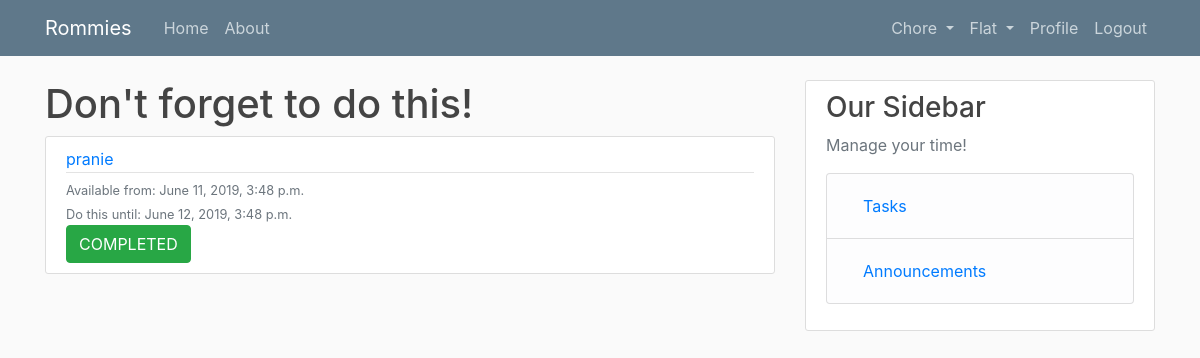
Page /your_chores/ (signed in) on the earlier database version.
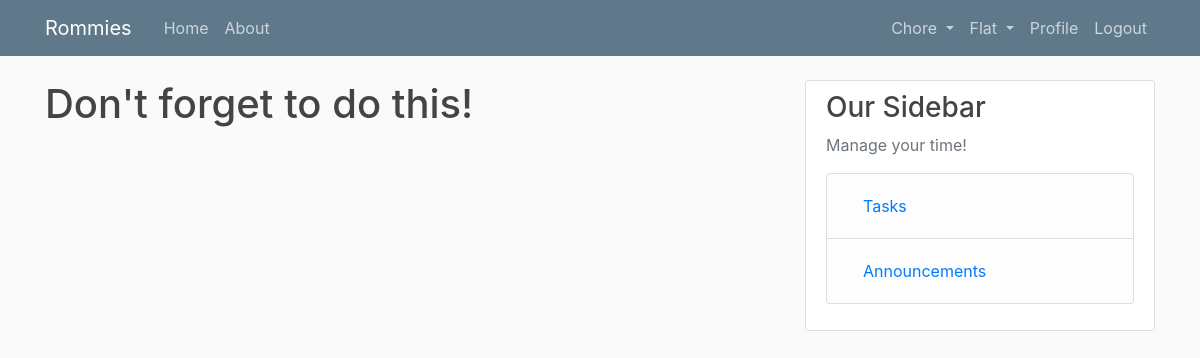
Same page on the later database version.
### flat/models.py (models this page shows, shortened)
class SpecificChore(models.Model):
    user = models.ForeignKey(User, on_delete=models.CASCADE)
    flat = models.ForeignKey(Flat, on_delete=models.CASCADE)
    start = models.DateTimeField()
    end = models.DateTimeField()
    name = models.CharField(max_length=100)
    completed = models.BooleanField(default=False)
    likes = models.ManyToManyField(User, related_name='likes', blank=True)

### flat/views.py (the view)
# urls.py: path('your_chores/', views.your_chores, name='your-chores'),
@login_required
def your_chores(request):
    if request.user.profile.active_flat is None:
        return redirect('new-flat')
    else:
        flat_chores = request.user.profile.active_flat.chore_set.all()
        for chore in flat_chores:
            if timezone.now() - chore.last_made > timedelta(days=chore.period):
                min_number = chore.chorecounter_set.aggregate(Min('number'))['number__min']
                random_chore_counter = chore.chorecounter_set.all().filter(number=min_number)[0]
                random_chore_counter.number += 1
                random_chore_counter.save()
                SpecificChore(user=random_chore_counter.user, flat=request.user.profile.active_flat, start=timezone.now(),
                              end=timezone.now()+timedelta(days=chore.period), name=chore.name).save()
                chore.last_made = timezone.now()
                chore.save()
        your_active_chores = SpecificChore.objects.filter(flat=request.user.profile.active_flat, user=request.user,
                                                          completed=False).order_by('start')
        context = {
            'chores': your_active_chores
        }
        return render(request, 'flat/your_chores.html', context)

### flat/templates/flat/your_chores.html
{% extends "flat/base.html" %}
{% block content %}
    <h1>Don't forget to do this!</h1>
    {% for chore in chores %}
        <article class="media content-section">
          <div class="media-body">
            <div class="article-metadata">
              <a class="mr-2" href="#">{{ chore.name }}</a>
            </div>
               <small class="text-muted">
                   Available from: {{ chore.start }}
                   <br>
                   Do this until: {{ chore.end }}
               </small>
              <br>
              <a href="{% url 'completed-chore' chore.id %}"><button type="submit" class="btn btn-success">COMPLETED</button></a>
          </div>
        </article>
    {% endfor %}
{% endblock content %}

Differences in the rows shown:
no longer on this page (row edited): SpecificChore: name "pranie", start "June 11, 2019, 3:48 p.m.", end "June 12, 2019, 3:48 p.m."
